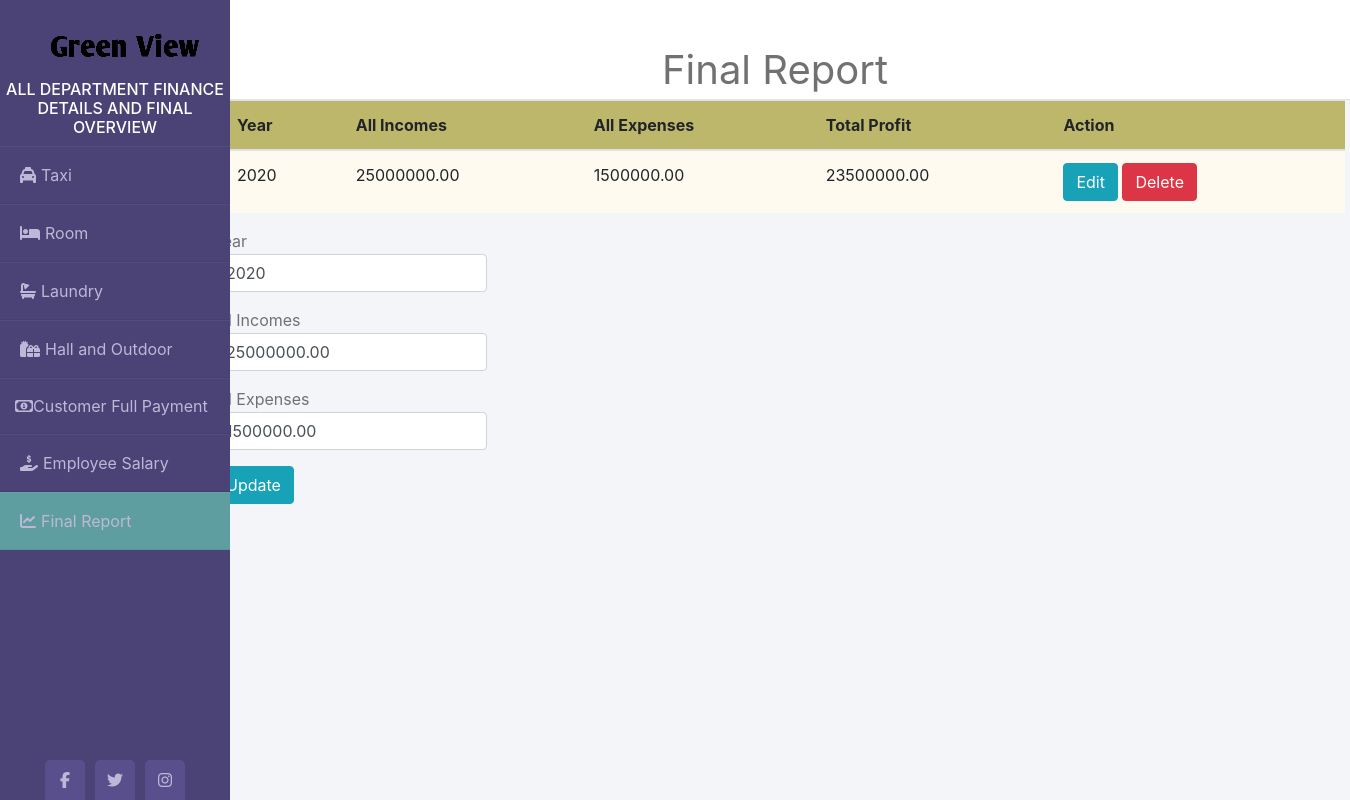
The page /indexFinal.php?edit=2020 on the database its author committed.
### tables this page shows
CREATE TABLE `final_report` (
  `year` year(4) NOT NULL,
  `all_incomes` decimal(15,2) NOT NULL,
  `all_expences` decimal(15,2) NOT NULL,
  `total_profit` decimal(15,2) NOT NULL
);

### Backend/finalIndex.php (called while the page is built, shortened)
<?php
    $mysqli = new mysqli('localhost','root','','greenview') or die(mysqli_error($mysqli));
    if(isset($_GET['edit'])){
        $id = $_GET['edit'];
        $update = true;
        $result = $mysqli->query("SELECT * FROM final_report WHERE year = $id") or die($mysqli->error());
        if(count($result)==1){
            $row = $result->fetch_array();
            $year = $row['year'];
            $income = $row['all_incomes'];
            $expenses = $row['all_expences'];
        }
    }
?>

### indexFinal.php (the view, shortened to what this page needs)
<!DOCTYPE html>
<html lang="en">
<head>
<link rel="stylesheet" href="https://cdnjs.cloudflare.com/ajax/libs/twitter-bootstrap/4.4.1/css/bootstrap.min.css">
<link rel="stylesheet" href="https://cdnjs.cloudflare.com/ajax/libs/font-awesome/5.13.0/css/all.min.css">
<link rel = "stylesheet" href = "assets/css/styles.css">
</head>
<body>
<div class = "wrapper">
    <div class = "sidebar">
        <img class = "imge" src = "assets/img/logo/logo-img.png">
        <h6>All Department Finance Details and Final Overview</h6>
        <ul>
            <li><a href = "indexTaxi.php"><i class="fas fa-taxi"></i>Taxi</a></li>
            <li><a href = "indexRoom.php"><i class="fas fa-bed"></i>Room</a></li>
            <li><a href = "indexLaundry.php"><i class="fas fa-bath"></i>Laundry</a></li>
            <li><a href = "indexHall.php"><i class="fas fa-gifts"></i>Hall and Outdoor</a></li>
            <li><a href = "customerBill.php"><i class="far fa-money-bill-alt"></i>Customer Full Payment</a></li>
            <li><a href = "indexEmployee.php"><i class="fas fa-hand-holding-usd"></i>Employee Salary</a></li>
            <li class = "active"><a href = "indexFinal.php"><i class="fas fa-chart-line"></i>Final Report</a></li>
        </ul>
        <div class="social_media">
            <a href="https://www.facebook.com"><i class="fab fa-facebook-f"></i></a>
            <a href="https://www.twitter.com"><i class="fab fa-twitter"></i></a>
            <a href="https://www.instagram.com"><i class="fab fa-instagram"></i></a>
        </div>
    </div>
    <div class="main_content">
        <div class = "header">Final Report</div>
        <?php require_once 'Backend/finalIndex.php'; ?>
        <div class ="container">
        <?php
            $mysqli = new mysqli('localhost','root','','greenview') or die(mysqli_error($mysqli));
            $result = $mysqli->query("SELECT * FROM final_report") or die($mysqli->error);
        ?>
            <div class = "row justify-content-center">
                <div class = "tab">
                <table class="table">
                    <thead>
                        <tr class = "trow">
                            <th>Year</th>
                            <th>All Incomes</th>
                            <th>All Expenses</th>
                            <th>Total Profit</th>
                            <th colspan = "2">Action</th>
                        </tr>
                    </thead>
                    <?php
                        while($row = $result->fetch_assoc()): ?>
                            <tr>
                                <td><?php echo $row['year']; ?></td>
                                <td><?php echo $row['all_incomes']; ?></td>
                                <td><?php echo $row['all_expences']; ?></td>
                                <td><?php echo $row['total_profit']; ?></td>
                                <td>
                                    <a href = "indexFinal.php?edit=<?php echo $row['year']; ?>"
                                    class = "btn btn-info">Edit</a>
                                    <a href = "indexFinal.php?delete=<?php echo $row['year']; ?>"
                                    class = "btn btn-danger">Delete</a>
                                </td>
                            </tr>
                        <?php endwhile; ?>
                </table>
                        </div>
            </div>
            <div class = "row justify-content-center">
                <div class = "info">
                    <form action="" method = "POST">
                        <div class="form-group">
                            <lable>Year</lable>
                            <input type="text" name = "year"
                            value ="<?php echo $year; ?>" class = "form-control" placeholder = "Year" required>
                        </div>
                        <div class="form-group">
                            <lable>All Incomes</lable>
                            <input type="number" name = "all_incomes" value ="<?php echo $income; ?>"
                            class = "form-control" placeholder = "All Incomes" required>
                        </div>
                        <div class="form-group">
                            <lable>All Expenses</lable>
                            <input type="number" name = "all_expences" value ="<?php echo $expenses; ?>"
                            class = "form-control" placeholder = "All Expenses" required>
                        </div>
                        <div class="form-group">
                            <?php
                            if($update == true):
                            ?>
                                <button type = "submit" class = "btn btn-info" name = "update">Update</button>
                            <?php else: ?>
                                <button type = "submit" name = "add" class = "btn btn-primary">Add</button>
                            <?php endif; ?>
                        </div>
                    </form>
                </div>
                </div>
            </div>
    </div>
</div>
</body>
</html>

### assets/css/styles.css (style rules this page uses)
* { margin: 0; padding: 0; box-sizing: border-box; list-style: none; text-decoration: none; }
body { background: #f3f5f9; }
.wrapper { display: flex; position: relative; }
.wrapper .sidebar { position: fixed; width: 230px; height: 100%; background: #4b4276; padding: 30px 0; }
.wrapper .sidebar h6 { color: #fff; text-transform: uppercase; text-align: center; margin-top: 20px; }
.wrapper .sidebar ul li { padding: 15px; border-bottom: 1px solid rgba(0, 0, 0, 0.05); border-top: 1px solid rgba(225, 225, 225, 0.05); }
.wrapper .sidebar ul li a { color: #bdb8d7; display: block; }
.wrapper .sidebar ul li a .fas { widows: 25px; padding: 5px; }
.wrapper .sidebar .social_media { position: absolute; bottom: 0; left: 50%; transform: translate(-50%); display: flex; }
.wrapper .sidebar .social_media a { display: block; width: 40px; background: #594f8d; height: 40px; line-height: 40px; text-align: center; margin: 0 5px; color: #bdb8d7; border-top-right-radius: 5px; border-top-left-radius: 5px; }
.wrapper .main_content { width: 100%; margin-left: 200px; }
.wrapper .main_content .header { padding: 40px; background:#fff; color: #717171; height: 100px; font-size: 40px; text-align:center; border-bottom: 1px solid #e0e4e8; }
.info { color: #717171; line-height: 25px; margin-bottom: 20px; margin-right: 850px; }
.active { background-color: cadetblue; }
.imge { margin-left: 50px; }
.trow { background-position: center; text-align: left; background-color: darkkhaki; }
td { text-align: left; background-color: floralwhite; }
.tab { width: 2500px; margin-left: 20px; }

### rows shown on the page
final_report: year "2020", all_incomes "25000000.00", all_expences "1500000.00", total_profit "23500000.00"
